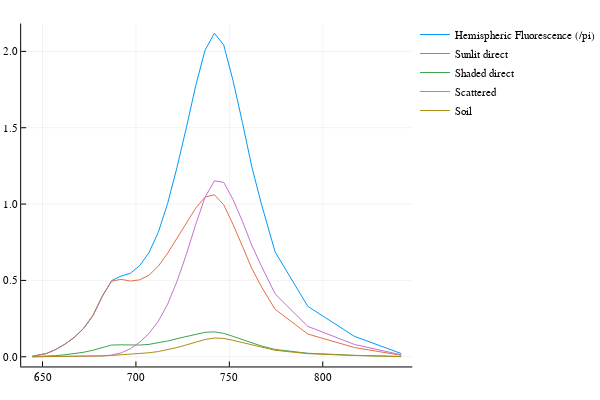

The cell this chart's notebook holds for it:
### Code cell
@btime CanopyRTMod.computeSIF_Fluxes!(arrayOfLeaves, canOpt, canRad, canopy, CanopyRTMod.soil);
#piLo1, piLo2, piLo3, piLo4, F⁻,F⁺,S⁻,S⁺,piLs, piLd =
#println(size(piLs))
#plot(wlf, piLs)
plot(wlf, canRad.SIF_hemi/pi, label="Hemispheric Fluorescence (/pi)")
plot!(wlf, canRad.SIF_obs_sunlit, label="Sunlit direct")
plot!(wlf, canRad.SIF_obs_shaded, label="Shaded direct")
plot!(wlf, canRad.SIF_obs_scattered, label="Scattered")
plot!(wlf, canRad.SIF_obs_soil, label="Soil")

### Figure 1 — Plotly figure (JSON) as saved in the notebook; plotly's stock layout.template omitted (floating-point values rounded to 4 significant figures)
{"data": [{"colorbar": {"title": ""}, "legendgroup": "Hemispheric Fluorescence (/pi)", "line": {"color": "rgba(0, 154, 250, 1.000)", "dash": "solid", "shape": "linear", "width": 1}, "mode": "lines", "name": "Hemispheric Fluorescence (/pi)", "showlegend": true, "type": "scatter", "x": [644.5, 652, 657, 662, 667, 672, 677, 682, 687, 692, 697, 702, 707, 712, 717, 722, 727, 732, 737, 742, 747, 752, 757, 762, 767, 774.5, 792, 817, 842], "xaxis": "x1", "y": [0.003276, 0.02113, 0.04699, 0.08246, 0.1266, 0.1847, 0.2688, 0.3953, 0.4985, 0.5282, 0.5466, 0.5967, 0.6822, 0.8159, 1.005, 1.241, 1.5, 1.775, 2.008, 2.119, 2.042, 1.808, 1.535, 1.246, 1.008, 0.6867, 0.3302, 0.1335, 0.02127], "yaxis": "y1", "zmax": null, "zmin": null}, {"colorbar": {"title": ""}, "legendgroup": "Sunlit direct", "line": {"color": "rgba(227, 111, 71, 1.000)", "dash": "solid", "shape": "linear", "width": 1}, "mode": "lines", "name": "Sunlit direct", "showlegend": true, "type": "scatter", "x": [644.5, 652, 657, 662, 667, 672, 677, 682, 687, 692, 697, 702, 707, 712, 717, 722, 727, 732, 737, 742, 747, 752, 757, 762, 767, 774.5, 792, 817, 842], "xaxis": "x1", "y": [0.003221, 0.02095, 0.04678, 0.0826, 0.1276, 0.1866, 0.2717, 0.3981, 0.4947, 0.507, 0.496, 0.5038, 0.5342, 0.5932, 0.6784, 0.7777, 0.8762, 0.9737, 1.045, 1.061, 0.9956, 0.8662, 0.7242, 0.5791, 0.4624, 0.311, 0.1489, 0.06018, 0.009601], "yaxis": "y1", "zmax": null, "zmin": null}, {"colorbar": {"title": ""}, "legendgroup": "Shaded direct", "line": {"color": "rgba(62, 164, 78, 1.000)", "dash": "solid", "shape": "linear", "width": 1}, "mode": "lines", "name": "Shaded direct", "showlegend": true, "type": "scatter", "x": [644.5, 652, 657, 662, 667, 672, 677, 682, 687, 692, 697, 702, 707, 712, 717, 722, 727, 732, 737, 742, 747, 752, 757, 762, 767, 774.5, 792, 817, 842], "xaxis": "x1", "y": [0.0005186, 0.003354, 0.007462, 0.01313, 0.02022, 0.02946, 0.0427, 0.06223, 0.07678, 0.07804, 0.07581, 0.07671, 0.0812, 0.09016, 0.1032, 0.1185, 0.1338, 0.149, 0.1603, 0.163, 0.1531, 0.1334, 0.1116, 0.08932, 0.07135, 0.048, 0.02298, 0.009291, 0.001482], "yaxis": "y1", "zmax": null, "zmin": null}, {"colorbar": {"title": ""}, "legendgroup": "Scattered", "line": {"color": "rgba(195, 113, 210, 1.000)", "dash": "solid", "shape": "linear", "width": 1}, "mode": "lines", "name": "Scattered", "showlegend": true, "type": "scatter", "x": [644.5, 652, 657, 662, 667, 672, 677, 682, 687, 692, 697, 702, 707, 712, 717, 722, 727, 732, 737, 742, 747, 752, 757, 762, 767, 774.5, 792, 817, 842], "xaxis": "x1", "y": [0.0001104, 0.0005649, 0.001092, 0.001521, 0.001812, 0.002264, 0.003152, 0.005329, 0.0112, 0.02522, 0.05232, 0.09501, 0.153, 0.233, 0.3455, 0.4944, 0.6711, 0.8669, 1.045, 1.152, 1.142, 1.029, 0.8874, 0.7307, 0.5981, 0.4123, 0.199, 0.08042, 0.01281], "yaxis": "y1", "zmax": null, "zmin": null}, {"colorbar": {"title": ""}, "legendgroup": "Soil", "line": {"color": "rgba(172, 142, 24, 1.000)", "dash": "solid", "shape": "linear", "width": 1}, "mode": "lines", "name": "Soil", "showlegend": true, "type": "scatter", "x": [644.5, 652, 657, 662, 667, 672, 677, 682, 687, 692, 697, 702, 707, 712, 717, 722, 727, 732, 737, 742, 747, 752, 757, 762, 767, 774.5, 792, 817, 842], "xaxis": "x1", "y": [6.587e-05, 0.0003931, 0.0008328, 0.001345, 0.001875, 0.002565, 0.00366, 0.005711, 0.008732, 0.01201, 0.01566, 0.02024, 0.02611, 0.03429, 0.04572, 0.0605, 0.07762, 0.09638, 0.1131, 0.1226, 0.1202, 0.1077, 0.09233, 0.07564, 0.06166, 0.04233, 0.02041, 0.008248, 0.001314], "yaxis": "y1", "zmax": null, "zmin": null}], "layout": {"annotations": [], "height": 400, "legend": {"bgcolor": "rgba(255, 255, 255, 1.000)", "bordercolor": "rgba(0, 0, 0, 1.000)", "font": {"color": "rgba(0, 0, 0, 1.000)", "family": "sans-serif", "size": 11}, "tracegroupgap": 0, "x": 1, "y": 1}, "margin": {"b": 20, "l": 0, "r": 0, "t": 20}, "paper_bgcolor": "rgba(255, 255, 255, 1.000)", "plot_bgcolor": "rgba(255, 255, 255, 1.000)", "showlegend": true, "width": 600, "xaxis": {"anchor": "y1", "domain": [0.05101, 0.9934], "gridcolor": "rgba(0, 0, 0, 0.100)", "gridwidth": 0.5, "linecolor": "rgba(0, 0, 0, 1.000)", "mirror": false, "range": [638.6, 847.9], "showgrid": true, "showline": true, "showticklabels": true, "tickangle": 0, "tickcolor": "rgb(0, 0, 0)", "tickfont": {"color": "rgba(0, 0, 0, 1.000)", "family": "sans-serif", "size": 11}, "tickmode": "array", "ticks": "inside", "ticktext": ["650", "700", "750", "800"], "tickvals": [650, 700, 750, 800], "title": "", "titlefont": {"color": "rgba(0, 0, 0, 1.000)", "family": "sans-serif", "size": 15}, "type": "-", "visible": true, "zeroline": false, "zerolinecolor": "rgba(0, 0, 0, 1.000)"}, "yaxis": {"anchor": "x1", "domain": [0.03762, 0.9902], "gridcolor": "rgba(0, 0, 0, 0.100)", "gridwidth": 0.5, "linecolor": "rgba(0, 0, 0, 1.000)", "mirror": false, "range": [-0.0635, 2.182], "showgrid": true, "showline": true, "showticklabels": true, "tickangle": 0, "tickcolor": "rgb(0, 0, 0)", "tickfont": {"color": "rgba(0, 0, 0, 1.000)", "family": "sans-serif", "size": 11}, "tickmode": "array", "ticks": "inside", "ticktext": ["0.0", "0.5", "1.0", "1.5", "2.0"], "tickvals": [0, 0.5, 1, 1.5, 2], "title": "", "titlefont": {"color": "rgba(0, 0, 0, 1.000)", "family": "sans-serif", "size": 15}, "type": "-", "visible": true, "zeroline": false, "zerolinecolor": "rgba(0, 0, 0, 1.000)"}}}
